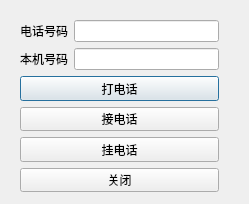
<?xml version="1.0" encoding="UTF-8"?>
<ui version="4.0">
 <class>CallForm</class>
 <widget class="QDialog" name="CallForm">
  <property name="geometry">
   <rect>
    <x>0</x>
    <y>0</y>
    <width>249</width>
    <height>204</height>
   </rect>
  </property>
  <property name="windowTitle">
   <string>电话界面</string>
  </property>
  <widget class="QWidget" name="">
   <property name="geometry">
    <rect>
     <x>20</x>
     <y>20</y>
     <width>199</width>
     <height>172</height>
    </rect>
   </property>
   <layout class="QVBoxLayout" name="verticalLayout_3">
    <item>
     <layout class="QVBoxLayout" name="verticalLayout">
      <item>
       <layout class="QHBoxLayout" name="horizontalLayout">
        <item>
         <widget class="QLabel" name="label">
          <property name="text">
           <string>电话号码</string>
          </property>
         </widget>
        </item>
        <item>
         <widget class="QLineEdit" name="txt_cn"/>
        </item>
       </layout>
      </item>
      <item>
       <layout class="QHBoxLayout" name="horizontalLayout_2">
        <item>
         <widget class="QLabel" name="label_2">
          <property name="text">
           <string>本机号码</string>
          </property>
         </widget>
        </item>
        <item>
         <widget class="QLineEdit" name="txt_ln"/>
        </item>
       </layout>
      </item>
     </layout>
    </item>
    <item>
     <layout class="QVBoxLayout" name="verticalLayout_2">
      <item>
       <widget class="QPushButton" name="btn_call">
        <property name="text">
         <string>打电话</string>
        </property>
       </widget>
      </item>
      <item>
       <widget class="QPushButton" name="btn_calla">
        <property name="text">
         <string>接电话</string>
        </property>
       </widget>
      </item>
      <item>
       <widget class="QPushButton" name="btn_callh">
        <property name="text">
         <string>挂电话</string>
        </property>
       </widget>
      </item>
      <item>
       <widget class="QPushButton" name="btn_close">
        <property name="text">
         <string>关闭</string>
        </property>
       </widget>
      </item>
     </layout>
    </item>
   </layout>
  </widget>
  <zorder>btn_callh</zorder>
  <zorder>btn_calla</zorder>
  <zorder>btn_call</zorder>
  <zorder>btn_close</zorder>
  <zorder>label</zorder>
  <zorder>txt_cn</zorder>
  <zorder>label_2</zorder>
  <zorder>txt_ln</zorder>
  <zorder></zorder>
 </widget>
 <resources/>
 <connections/>
</ui>
